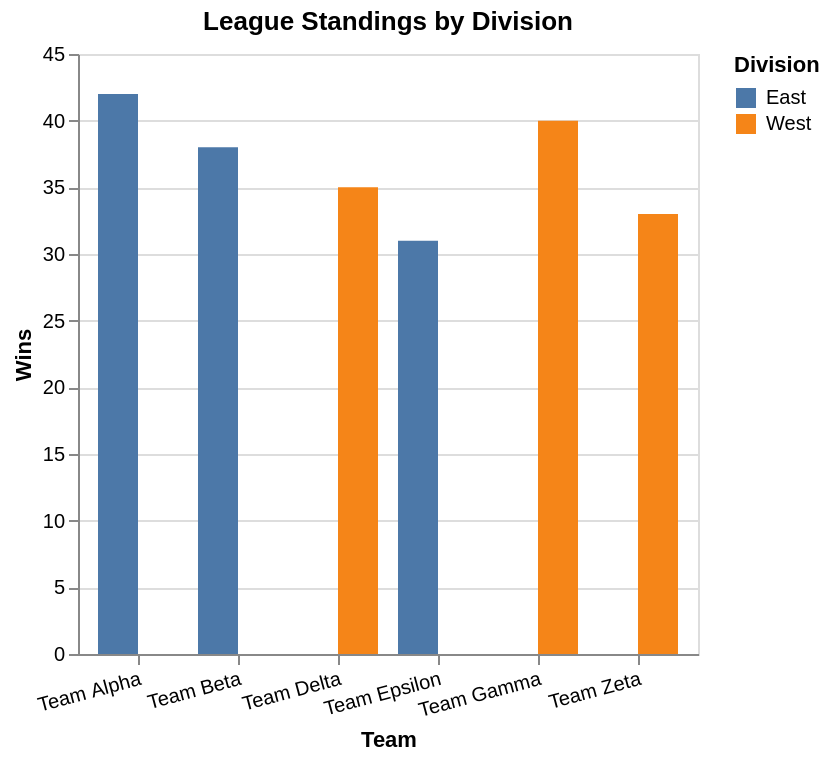

Express this chart as Vega-Lite.
### Vega-Lite specification from a JSON file in a GitHub repository (floating-point values rounded to 4 significant figures)
{"$schema": "https://vega.github.io/schema/vega-lite/v5.json", "description": "League standings comparison", "data": {"values": [{"team": "Team Alpha", "division": "East", "wins": 42}, {"team": "Team Beta", "division": "East", "wins": 38}, {"team": "Team Gamma", "division": "West", "wins": 40}, {"team": "Team Delta", "division": "West", "wins": 35}, {"team": "Team Epsilon", "division": "East", "wins": 31}, {"team": "Team Zeta", "division": "West", "wins": 33}]}, "mark": "bar", "encoding": {"x": {"field": "team", "type": "nominal", "axis": {"title": "Team", "labelAngle": -15}}, "y": {"field": "wins", "type": "quantitative", "axis": {"title": "Wins"}}, "xOffset": {"field": "division"}, "color": {"field": "division", "type": "nominal", "legend": {"title": "Division"}}}, "title": "League Standings by Division"}
